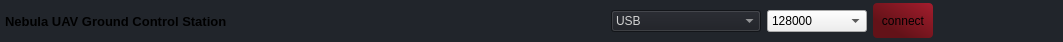
              <widget class="QFrame" name="frame_top_btns">
               <property name="maximumSize">
                <size>
                 <width>16777215</width>
                 <height>42</height>
                </size>
               </property>
               <property name="palette">
                <palette>
                 <active>
                  <colorrole role="WindowText">
                   <brush brushstyle="SolidPattern">
                    <color alpha="255">
                     <red>210</red>
                     <green>210</green>
                     <blue>210</blue>
                    </color>
                   </brush>
                  </colorrole>
                  <colorrole role="Button">
                   <brush brushstyle="SolidPattern">
                    <color alpha="255">
                     <red>33</red>
                     <green>37</green>
                     <blue>43</blue>
                    </color>
                   </brush>
                  </colorrole>
                  <colorrole role="Text">
                   <brush brushstyle="SolidPattern">
                    <color alpha="255">
                     <red>210</red>
                     <green>210</green>
                     <blue>210</blue>
                    </color>
                   </brush>
                  </colorrole>
                  <colorrole role="ButtonText">
                   <brush brushstyle="SolidPattern">
                    <color alpha="255">
                     <red>210</red>
                     <green>210</green>
                     <blue>210</blue>
                    </color>
                   </brush>
                  </colorrole>
                  <colorrole role="Base">
                   <brush brushstyle="SolidPattern">
                    <color alpha="255">
                     <red>33</red>
                     <green>37</green>
                     <blue>43</blue>
                    </color>
                   </brush>
                  </colorrole>
                  <colorrole role="Window">
                   <brush brushstyle="SolidPattern">
                    <color alpha="255">
                     <red>33</red>
                     <green>37</green>
                     <blue>43</blue>
                    </color>
                   </brush>
                  </colorrole>
                  <colorrole role="PlaceholderText">
                   <brush brushstyle="SolidPattern">
                    <color alpha="255">
                     <red>210</red>
                     <green>210</green>
                     <blue>210</blue>
                    </color>
                   </brush>
                  </colorrole>
                 </active>
                 <inactive>
                  <colorrole role="WindowText">
                   <brush brushstyle="SolidPattern">
                    <color alpha="255">
                     <red>210</red>
                     <green>210</green>
                     <blue>210</blue>
                    </color>
                   </brush>
                  </colorrole>
                  <colorrole role="Button">
                   <brush brushstyle="SolidPattern">
                    <color alpha="255">
                     <red>33</red>
                     <green>37</green>
                     <blue>43</blue>
                    </color>
                   </brush>
                  </colorrole>
                  <colorrole role="Text">
                   <brush brushstyle="SolidPattern">
                    <color alpha="255">
                     <red>210</red>
                     <green>210</green>
                     <blue>210</blue>
                    </color>
                   </brush>
                  </colorrole>
                  <colorrole role="ButtonText">
                   <brush brushstyle="SolidPattern">
                    <color alpha="255">
                     <red>210</red>
                     <green>210</green>
                     <blue>210</blue>
                    </color>
                   </brush>
                  </colorrole>
                  <colorrole role="Base">
                   <brush brushstyle="SolidPattern">
                    <color alpha="255">
                     <red>33</red>
                     <green>37</green>
                     <blue>43</blue>
                    </color>
                   </brush>
                  </colorrole>
                  <colorrole role="Window">
                   <brush brushstyle="SolidPattern">
                    <color alpha="255">
                     <red>33</red>
                     <green>37</green>
                     <blue>43</blue>
                    </color>
                   </brush>
                  </colorrole>
                  <colorrole role="PlaceholderText">
                   <brush brushstyle="SolidPattern">
                    <color alpha="255">
                     <red>210</red>
                     <green>210</green>
                     <blue>210</blue>
                    </color>
                   </brush>
                  </colorrole>
                 </inactive>
                 <disabled>
                  <colorrole role="WindowText">
                   <brush brushstyle="SolidPattern">
                    <color alpha="255">
                     <red>210</red>
                     <green>210</green>
                     <blue>210</blue>
                    </color>
                   </brush>
                  </colorrole>
                  <colorrole role="Button">
                   <brush brushstyle="SolidPattern">
                    <color alpha="255">
                     <red>33</red>
                     <green>37</green>
                     <blue>43</blue>
                    </color>
                   </brush>
                  </colorrole>
                  <colorrole role="Text">
                   <brush brushstyle="SolidPattern">
                    <color alpha="255">
                     <red>210</red>
                     <green>210</green>
                     <blue>210</blue>
                    </color>
                   </brush>
                  </colorrole>
                  <colorrole role="ButtonText">
                   <brush brushstyle="SolidPattern">
                    <color alpha="255">
                     <red>210</red>
                     <green>210</green>
                     <blue>210</blue>
                    </color>
                   </brush>
                  </colorrole>
                  <colorrole role="Base">
                   <brush brushstyle="SolidPattern">
                    <color alpha="255">
                     <red>33</red>
                     <green>37</green>
                     <blue>43</blue>
                    </color>
                   </brush>
                  </colorrole>
                  <colorrole role="Window">
                   <brush brushstyle="SolidPattern">
                    <color alpha="255">
                     <red>33</red>
                     <green>37</green>
                     <blue>43</blue>
                    </color>
                   </brush>
                  </colorrole>
                  <colorrole role="PlaceholderText">
                   <brush brushstyle="SolidPattern">
                    <color alpha="255">
                     <red>210</red>
                     <green>210</green>
                     <blue>210</blue>
                    </color>
                   </brush>
                  </colorrole>
                 </disabled>
                </palette>
               </property>
               <property name="styleSheet">
                <string notr="true">QFrame{
background-color: rgb(33, 37, 43);
}</string>
               </property>
               <property name="frameShape">
                <enum>QFrame::NoFrame</enum>
               </property>
               <property name="frameShadow">
                <enum>QFrame::Raised</enum>
               </property>
               <layout class="QHBoxLayout" name="horizontalLayout_4">
                <property name="spacing">
                 <number>0</number>
                </property>
                <property name="leftMargin">
                 <number>0</number>
                </property>
                <property name="topMargin">
                 <number>0</number>
                </property>
                <property name="rightMargin">
                 <number>0</number>
                </property>
                <property name="bottomMargin">
                 <number>0</number>
                </property>
                <item>
                 <widget class="QFrame" name="frame_label_top_btns">
                  <property name="sizePolicy">
                   <sizepolicy hsizetype="Expanding" vsizetype="Preferred">
                    <horstretch>0</horstretch>
                    <verstretch>0</verstretch>
                   </sizepolicy>
                  </property>
                  <property name="frameShape">
                   <enum>QFrame::NoFrame</enum>
                  </property>
                  <property name="frameShadow">
                   <enum>QFrame::Raised</enum>
                  </property>
                  <layout class="QHBoxLayout" name="horizontalLayout_10">
                   <property name="spacing">
                    <number>6</number>
                   </property>
                   <property name="leftMargin">
                    <number>5</number>
                   </property>
                   <property name="topMargin">
                    <number>0</number>
                   </property>
                   <property name="rightMargin">
                    <number>10</number>
                   </property>
                   <property name="bottomMargin">
                    <number>0</number>
                   </property>
                   <item>
                    <widget class="QLabel" name="label_title_bar_top">
                     <property name="minimumSize">
                      <size>
                       <width>600</width>
                       <height>0</height>
                      </size>
                     </property>
                     <property name="font">
                      <font>
                       <family>Segoe UI</family>
                       <pointsize>10</pointsize>
                       <weight>75</weight>
                       <bold>true</bold>
                      </font>
                     </property>
                     <property name="styleSheet">
                      <string notr="true">background: transparent;
</string>
                     </property>
                     <property name="text">
                      <string>Nebula UAV Ground Control Station</string>
                     </property>
                    </widget>
                   </item>
                   <item>
                    <widget class="QComboBox" name="combobox_connectionstring">
                     <property name="minimumSize">
                      <size>
                       <width>150</width>
                       <height>0</height>
                      </size>
                     </property>
                     <property name="maximumSize">
                      <size>
                       <width>250</width>
                       <height>16777215</height>
                      </size>
                     </property>
                     <property name="palette">
                      <palette>
                       <active>
                        <colorrole role="WindowText">
                         <brush brushstyle="SolidPattern">
                          <color alpha="255">
                           <red>210</red>
                           <green>210</green>
                           <blue>210</blue>
                          </color>
                         </brush>
                        </colorrole>
                        <colorrole role="Button">
                         <brush brushstyle="SolidPattern">
                          <color alpha="255">
                           <red>27</red>
                           <green>29</green>
                           <blue>35</blue>
                          </color>
                         </brush>
                        </colorrole>
                        <colorrole role="Text">
                         <brush brushstyle="SolidPattern">
                          <color alpha="255">
                           <red>210</red>
                           <green>210</green>
                           <blue>210</blue>
                          </color>
                         </brush>
                        </colorrole>
                        <colorrole role="ButtonText">
                         <brush brushstyle="SolidPattern">
                          <color alpha="255">
                           <red>210</red>
                           <green>210</green>
                           <blue>210</blue>
                          </color>
                         </brush>
                        </colorrole>
                        <colorrole role="Base">
                         <brush brushstyle="SolidPattern">
                          <color alpha="255">
                           <red>27</red>
                           <green>29</green>
                           <blue>35</blue>
                          </color>
                         </brush>
                        </colorrole>
                        <colorrole role="Window">
                         <brush brushstyle="SolidPattern">
                          <color alpha="255">
                           <red>27</red>
                           <green>29</green>
                           <blue>35</blue>
                          </color>
                         </brush>
                        </colorrole>
                        <colorrole role="PlaceholderText">
                         <brush brushstyle="SolidPattern">
                          <color alpha="255">
                           <red>210</red>
                           <green>210</green>
                           <blue>210</blue>
                          </color>
                         </brush>
                        </colorrole>
                       </active>
                       <inactive>
                        <colorrole role="WindowText">
                         <brush brushstyle="SolidPattern">
                          <color alpha="255">
                           <red>210</red>
                           <green>210</green>
                           <blue>210</blue>
                          </color>
                         </brush>
                        </colorrole>
                        <colorrole role="Button">
                         <brush brushstyle="SolidPattern">
                          <color alpha="255">
                           <red>27</red>
                           <green>29</green>
                           <blue>35</blue>
                          </color>
                         </brush>
                        </colorrole>
                        <colorrole role="Text">
                         <brush brushstyle="SolidPattern">
                          <color alpha="255">
                           <red>210</red>
                           <green>210</green>
                           <blue>210</blue>
                          </color>
                         </brush>
                        </colorrole>
                        <colorrole role="ButtonText">
                         <brush brushstyle="SolidPattern">
                          <color alpha="255">
                           <red>210</red>
                           <green>210</green>
                           <blue>210</blue>
                          </color>
                         </brush>
                        </colorrole>
                        <colorrole role="Base">
                         <brush brushstyle="SolidPattern">
                          <color alpha="255">
                           <red>27</red>
                           <green>29</green>
                           <blue>35</blue>
                          </color>
                         </brush>
                        </colorrole>
                        <colorrole role="Window">
                         <brush brushstyle="SolidPattern">
                          <color alpha="255">
                           <red>27</red>
                           <green>29</green>
                           <blue>35</blue>
                          </color>
                         </brush>
                        </colorrole>
                        <colorrole role="PlaceholderText">
                         <brush brushstyle="SolidPattern">
                          <color alpha="255">
                           <red>210</red>
                           <green>210</green>
                           <blue>210</blue>
                          </color>
                         </brush>
                        </colorrole>
                       </inactive>
                       <disabled>
                        <colorrole role="WindowText">
                         <brush brushstyle="SolidPattern">
                          <color alpha="255">
                           <red>210</red>
                           <green>210</green>
                           <blue>210</blue>
                          </color>
                         </brush>
                        </colorrole>
                        <colorrole role="Button">
                         <brush brushstyle="SolidPattern">
                          <color alpha="255">
                           <red>27</red>
                           <green>29</green>
                           <blue>35</blue>
                          </color>
                         </brush>
                        </colorrole>
                        <colorrole role="Text">
                         <brush brushstyle="SolidPattern">
                          <color alpha="255">
                           <red>210</red>
                           <green>210</green>
                           <blue>210</blue>
                          </color>
                         </brush>
                        </colorrole>
                        <colorrole role="ButtonText">
                         <brush brushstyle="SolidPattern">
                          <color alpha="255">
                           <red>210</red>
                           <green>210</green>
                           <blue>210</blue>
                          </color>
                         </brush>
                        </colorrole>
                        <colorrole role="Base">
                         <brush brushstyle="SolidPattern">
                          <color alpha="255">
                           <red>27</red>
                           <green>29</green>
                           <blue>35</blue>
                          </color>
                         </brush>
                        </colorrole>
                        <colorrole role="Window">
                         <brush brushstyle="SolidPattern">
                          <color alpha="255">
                           <red>27</red>
                           <green>29</green>
                           <blue>35</blue>
                          </color>
                         </brush>
                        </colorrole>
                        <colorrole role="PlaceholderText">
                         <brush brushstyle="SolidPattern">
                          <color alpha="255">
                           <red>210</red>
                           <green>210</green>
                           <blue>210</blue>
                          </color>
                         </brush>
                        </colorrole>
                       </disabled>
                      </palette>
                     </property>
                     <property name="toolTip">
                      <string>&lt;html&gt;&lt;head/&gt;&lt;body&gt;&lt;p&gt;Connection String&lt;/p&gt;&lt;/body&gt;&lt;/html&gt;</string>
                     </property>
                     <property name="styleSheet">
                      <string notr="true"/>
                     </property>
                     <item>
                      <property name="text">
                       <string>USB</string>
                      </property>
                     </item>
                     <item>
                      <property name="text">
                       <string>SITL (UDP)</string>
                      </property>
                     </item>
                     <item>
                      <property name="text">
                       <string>SITL (TCP)</string>
                      </property>
                     </item>
                     <item>
                      <property name="text">
                       <string>TCP</string>
                      </property>
                     </item>
                     <item>
                      <property name="text">
                       <string>UDP</string>
                      </property>
                     </item>
                    </widget>
                   </item>
                   <item>
                    <widget class="QComboBox" name="combobox_baudrate">
                     <property name="minimumSize">
                      <size>
                       <width>100</width>
                       <height>0</height>
                      </size>
                     </property>
                     <property name="maximumSize">
                      <size>
                       <width>200</width>
                       <height>16777215</height>
                      </size>
                     </property>
                     <property name="toolTip">
                      <string>&lt;html&gt;&lt;head/&gt;&lt;body&gt;&lt;p&gt;Baud Rate&lt;/p&gt;&lt;/body&gt;&lt;/html&gt;</string>
                     </property>
                     <property name="styleSheet">
                      <string notr="true"/>
                     </property>
                     <property name="currentText">
                      <string>128000</string>
                     </property>
                     <item>
                      <property name="text">
                       <string>128000</string>
                      </property>
                     </item>
                     <item>
                      <property name="text">
                       <string>115200</string>
                      </property>
                     </item>
                     <item>
                      <property name="text">
                       <string>57600</string>
                      </property>
                     </item>
                     <item>
                      <property name="text">
                       <string>38400</string>
                      </property>
                     </item>
                     <item>
                      <property name="text">
                       <string>19200</string>
                      </property>
                     </item>
                     <item>
                      <property name="text">
                       <string>14400</string>
                      </property>
                     </item>
                     <item>
                      <property name="text">
                       <string>9600</string>
                      </property>
                     </item>
                    </widget>
                   </item>
                   <item>
                    <widget class="QPushButton" name="btn_connect">
                     <property name="enabled">
                      <bool>true</bool>
                     </property>
                     <property name="sizePolicy">
                      <sizepolicy hsizetype="Minimum" vsizetype="Fixed">
                       <horstretch>0</horstretch>
                       <verstretch>0</verstretch>
                      </sizepolicy>
                     </property>
                     <property name="minimumSize">
                      <size>
                       <width>60</width>
                       <height>0</height>
                      </size>
                     </property>
                     <property name="maximumSize">
                      <size>
                       <width>100</width>
                       <height>35</height>
                      </size>
                     </property>
                     <property name="toolTip">
                      <string>&lt;html&gt;&lt;head/&gt;&lt;body&gt;&lt;p&gt;Connect&lt;/p&gt;&lt;/body&gt;&lt;/html&gt;</string>
                     </property>
                     <property name="layoutDirection">
                      <enum>Qt::LeftToRight</enum>
                     </property>
                     <property name="styleSheet">
                      <string notr="true">QPushButton{
	border-radius: 4px;
	
	background-color: qlineargradient(spread:pad, x1:0.139, y1:0.862773, x2:1, y2:0.017, stop:0.159204 rgba(99, 18, 24, 255), stop:1 rgba(165, 29, 45, 252));
}
QPushButton:hover{ 
	background-color:qlineargradient(spread:pad, x1:0.139, y1:0.862773, x2:1, y2:0.017, stop:0.0646766 rgba(89, 22, 27, 255), stop:0.527363 rgba(165, 29, 45, 252))
}
QPushButton:pressed{
  padding-left: 5px;
	padding-top: 5px;
	background-color: qlineargradient(spread:pad, x1:0.139, y1:0.862773, x2:1, y2:0.017, stop:0.159204 rgba(99, 18, 24, 200), stop:1 rgba(165, 29, 45, 200));
}
QPushButton:disabled{ 
	background-color: qlineargradient(spread:pad, x1:0.139, y1:0.862773, x2:1, y2:0.017, stop:0.159204 rgba(14, 74, 89, 255), stop:1 rgba(77, 149, 47, 255));
}</string>
                     </property>
                     <property name="text">
                      <string>connect</string>
                     </property>
                    </widget>
                   </item>
                  </layout>
                 </widget>
                </item>
                <item alignment="Qt::AlignRight">
                 <widget class="QFrame" name="frame_btns_right">
                  <property name="sizePolicy">
                   <sizepolicy hsizetype="Expanding" vsizetype="Preferred">
                    <horstretch>0</horstretch>
                    <verstretch>0</verstretch>
                   </sizepolicy>
                  </property>
                  <property name="maximumSize">
                   <size>
                    <width>120</width>
                    <height>16777215</height>
                   </size>
                  </property>
                  <property name="frameShape">
                   <enum>QFrame::NoFrame</enum>
                  </property>
                  <property name="frameShadow">
                   <enum>QFrame::Raised</enum>
                  </property>
                  <layout class="QHBoxLayout" name="horizontalLayout_5">
                   <property name="spacing">
                    <number>0</number>
                   </property>
                   <property name="leftMargin">
                    <number>0</number>
                   </property>
                   <property name="topMargin">
                    <number>0</number>
                   </property>
                   <property name="rightMargin">
                    <number>0</number>
                   </property>
                   <property name="bottomMargin">
                    <number>0</number>
                   </property>
                   <item>
                    <widget class="QPushButton" name="btn_minimize">
                     <property name="sizePolicy">
                      <sizepolicy hsizetype="Minimum" vsizetype="Expanding">
                       <horstretch>0</horstretch>
                       <verstretch>0</verstretch>
                      </sizepolicy>
                     </property>
                     <property name="minimumSize">
                      <size>
                       <width>40</width>
                       <height>0</height>
                      </size>
                     </property>
                     <property name="maximumSize">
                      <size>
                       <width>40</width>
                       <height>16777215</height>
                      </size>
                     </property>
                     <property name="toolTip">
                      <string>Minimize</string>
                     </property>
                     <property name="styleSheet">
                      <string notr="true">QPushButton {	
	border: none;
	background-color: transparent;
}
QPushButton:hover {
	background-color: rgb(52, 59, 72);
}
QPushButton:pressed {	
	background-color: rgb(85, 170, 255);
}</string>
                     </property>
                     <property name="text">
                      <string/>
                     </property>
                    </widget>
                   </item>
                   <item>
                    <widget class="QPushButton" name="btn_maximize_restore">
                     <property name="sizePolicy">
                      <sizepolicy hsizetype="Minimum" vsizetype="Expanding">
                       <horstretch>0</horstretch>
                       <verstretch>0</verstretch>
                      </sizepolicy>
                     </property>
                     <property name="minimumSize">
                      <size>
                       <width>40</width>
                       <height>0</height>
                      </size>
                     </property>
                     <property name="maximumSize">
                      <size>
                       <width>40</width>
                       <height>16777215</height>
                      </size>
                     </property>
                     <property name="toolTip">
                      <string>Maximize</string>
                     </property>
                     <property name="styleSheet">
                      <string notr="true">QPushButton {	
	border: none;
	background-color: transparent;
}
QPushButton:hover {
	background-color: rgb(52, 59, 72);
}
QPushButton:pressed {	
	background-color: rgb(85, 170, 255);
}</string>
                     </property>
                     <property name="text">
                      <string/>
                     </property>
                    </widget>
                   </item>
                   <item>
                    <widget class="QPushButton" name="btn_close">
                     <property name="sizePolicy">
                      <sizepolicy hsizetype="Minimum" vsizetype="Expanding">
                       <horstretch>0</horstretch>
                       <verstretch>0</verstretch>
                      </sizepolicy>
                     </property>
                     <property name="minimumSize">
                      <size>
                       <width>40</width>
                       <height>0</height>
                      </size>
                     </property>
                     <property name="maximumSize">
                      <size>
                       <width>40</width>
                       <height>16777215</height>
                      </size>
                     </property>
                     <property name="toolTip">
                      <string>Close</string>
                     </property>
                     <property name="styleSheet">
                      <string notr="true">QPushButton {	
	border: none;
	background-color: transparent;
}
QPushButton:hover {
	background-color: rgb(192, 28, 40);
}
QPushButton:pressed {	
	background-color: rgb(85, 170, 255);
}</string>
                     </property>
                     <property name="text">
                      <string/>
                     </property>
                    </widget>
                   </item>
                  </layout>
                 </widget>
                </item>
               </layout>
               <zorder>frame_btns_right</zorder>
               <zorder>frame_label_top_btns</zorder>
              </widget>
